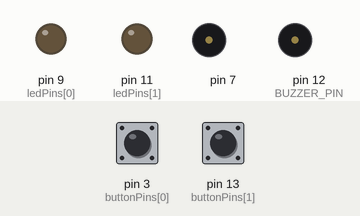
A sketch run on a simulated Arduino Uno, built with avr-gcc and run on an emulated ATmega328P. On the bench: output pins drawn as LEDs (lit = HIGH), buzzer (waves = sounding, pin HIGH). Inputs (shaded band) come from the test bench; at power-on: pin 3 (buttonPins[0]) HIGH, pin 13 (buttonPins[1]) HIGH. Random numbers use the default seed unless the sketch sets one.

Above: at 4.8 s.
4.9 s: pin 3 (buttonPins[0]) pulled LOW for 0.15 s
At 5.5 s:
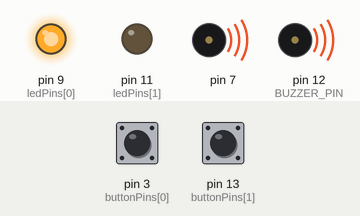
7.4 s: pin 13 (buttonPins[1]) pulled LOW for 1 s
At 9.1 s:
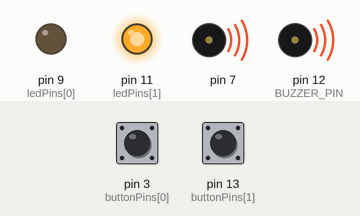
10.8 s: pin 13 (buttonPins[1]) pulled LOW for 3.2 s
At 13.4 s:
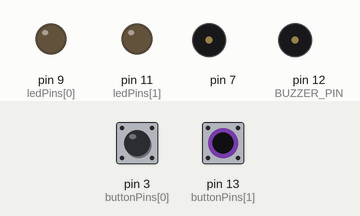
15.5 s: pin 3 (buttonPins[0]) pulled LOW for 3.2 s
At 25.68 s:
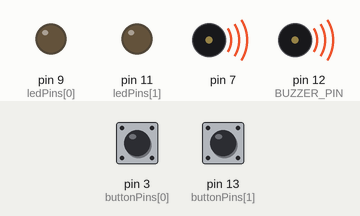
Timing chart, 0 to 27.0 s (numbered marks = the images above; inputs shaded):
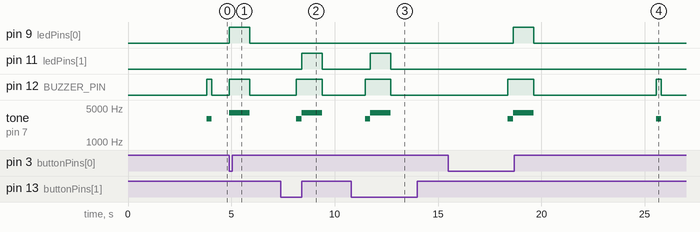

Measured:
- after the input at 4.9 s, pin 9 (ledPins[0]), pin 12 (BUZZER_PIN): LOW → HIGH at once, → LOW 1.0 s later; tone on pin 7: silent → 4000 Hz at once, → silent 1.0 s later
- after the input at 7.4 s, pin 11 (ledPins[1]): LOW → HIGH after 1.0 s, → LOW 1.0 s later
- after the input at 10.8 s, pin 11 (ledPins[1]): LOW → HIGH after 0.92 s, → LOW 1.0 s later
- after the input at 15.5 s, pin 9 (ledPins[0]): LOW → HIGH after 3.1 s, → LOW 1.0 s later

The sketch:

novie_kovboi.ino
```cpp
    #define BUZZER_PIN   12
    #define PLAYER_COUNT 2
    int buttonPins[PLAYER_COUNT] = {3, 13};
    int ledPins[PLAYER_COUNT] = {9, 11};

    void setup()
    {
      pinMode(BUZZER_PIN, OUTPUT);
      pinMode(7, OUTPUT);
      for (int player = 0; player < PLAYER_COUNT; ++player) {
        pinMode(ledPins[player], OUTPUT);
        pinMode(buttonPins[player], INPUT_PULLUP);
      }
    }

    void loop()
    {
      delay(random(2000, 7000));
      tone(7, 3000, 250);
      digitalWrite(BUZZER_PIN,HIGH);
     delay(250);
     digitalWrite(BUZZER_PIN,LOW);
      for (int player = 0; ; player = (player+1) % PLAYER_COUNT) {
        if (!digitalRead(buttonPins[player])) {
          digitalWrite(ledPins[player], HIGH);
          tone(7, 4000, 1000);
          digitalWrite(12, HIGH);
          delay(1000);
          digitalWrite(12,LOW);
          digitalWrite(ledPins[player], LOW);
          break;
        }
      }
    }
```
